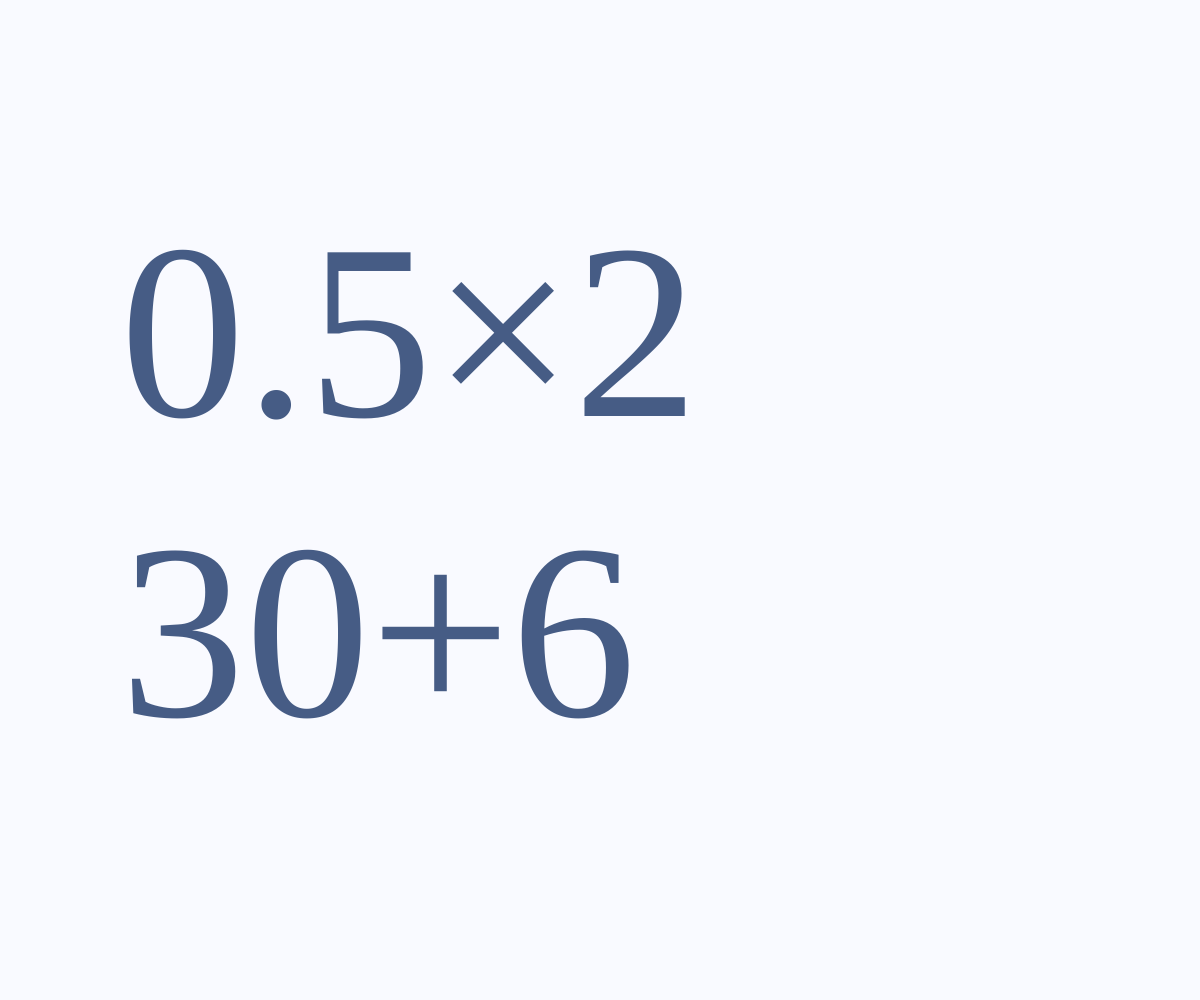
Frame 1 (no input)
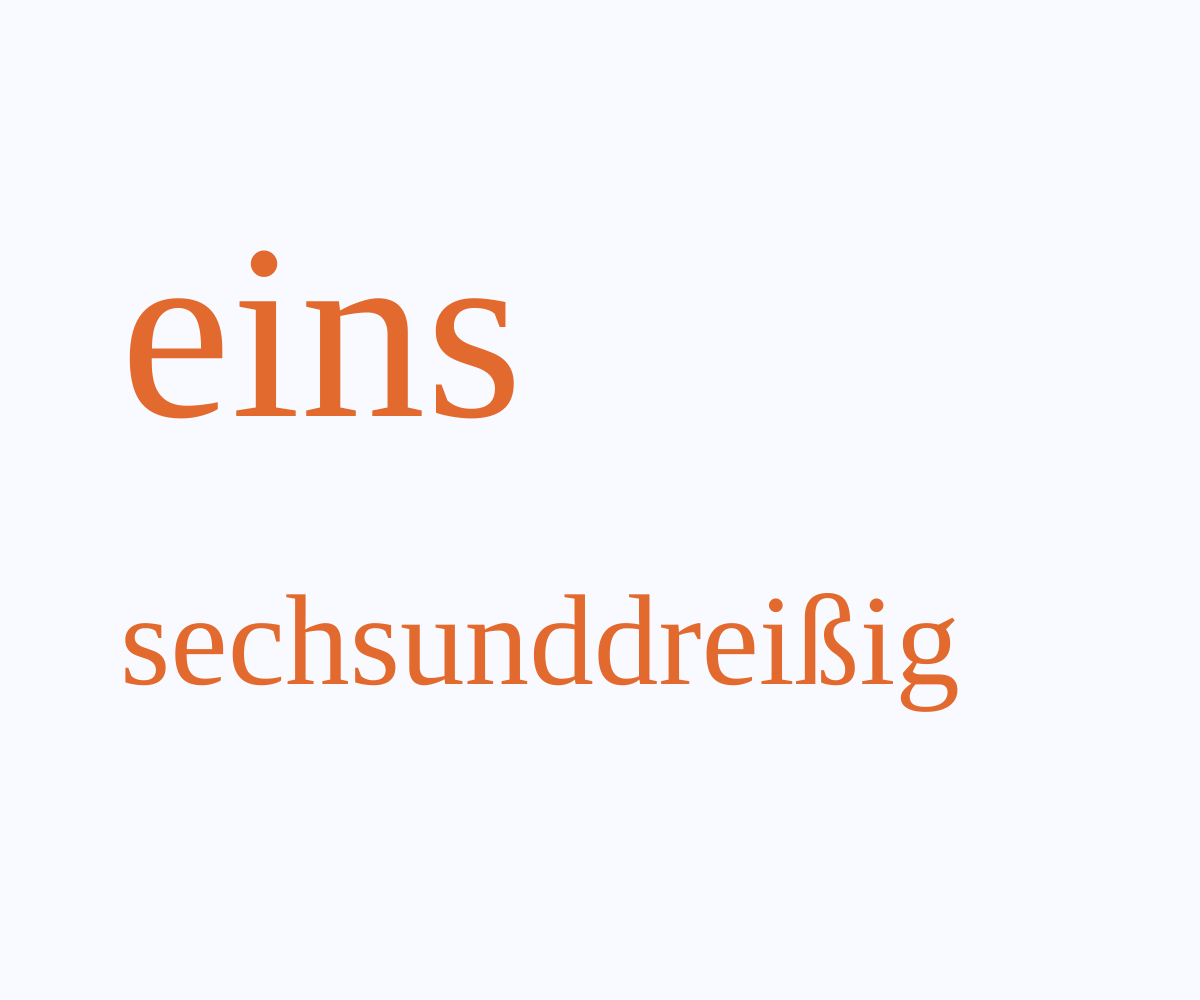
Frame 60 (no input)
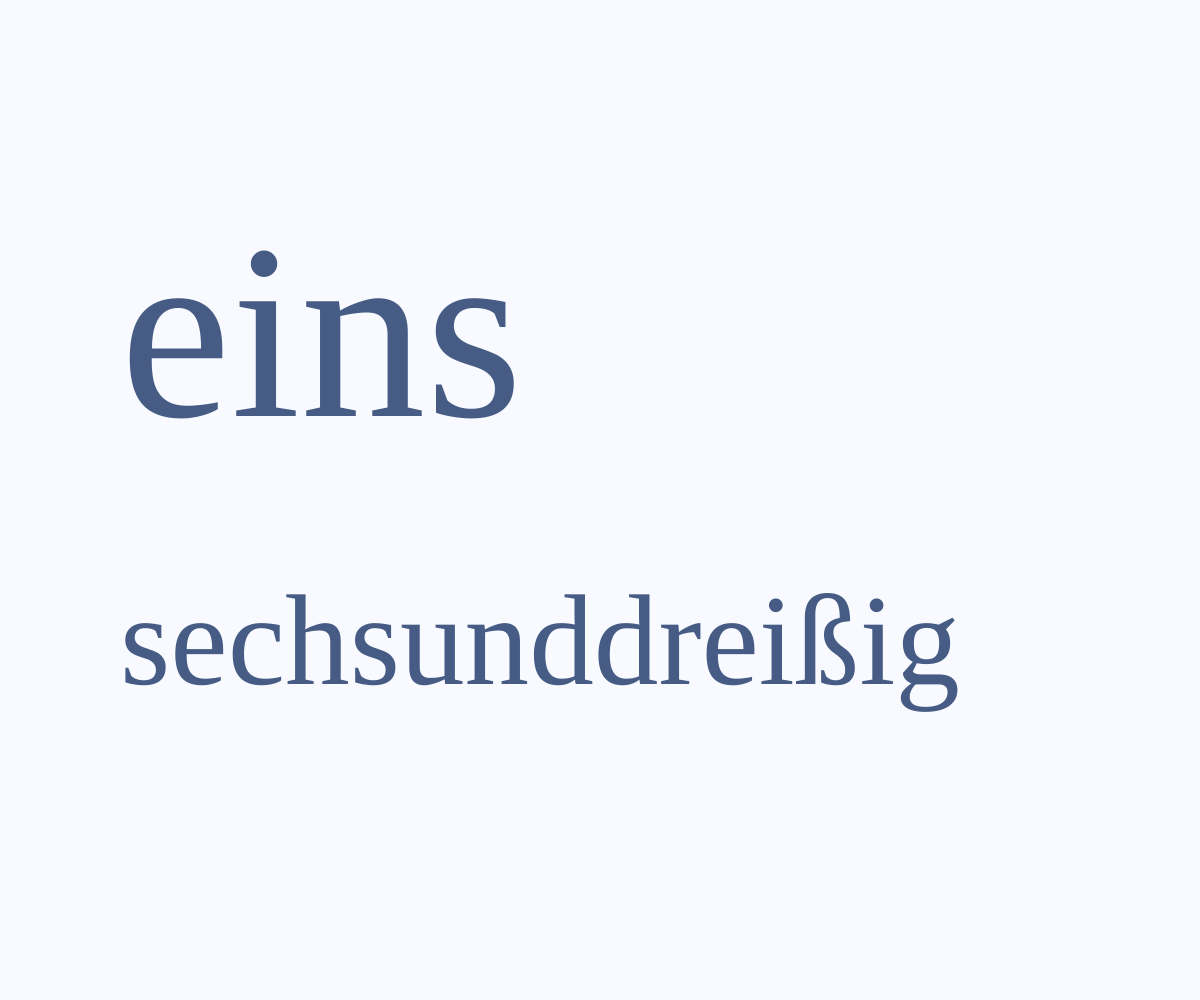
Frame 120 (the mouse pressed at the canvas centre since frame 60)

The p5.js sketch that drew these frames (run headless with seeded random() and noise() and a simulated clock; from frame 60 on, the mouse is pressed at the canvas centre):

// p5.js sketch
// ── sketch.js
//math
let mathNum = [
  ['98×0','5+3-8','4-4','(3+4)÷7-1','2+1-(1.5×2)','3875687284×0'],//0
  ['0.5×2' , '1+1-1'],//1 
  ['1×2' , '1+1'],//2
  ['1×3' , '1+2'],//3
  ['2×2' , '2+2'],//4
  ['1×5' , '2+3'],//5
  ['1×6' , '3+3'],//6
  ['3.5×2' ,'4+3'],//7
  ['2×4' , '5+3'],//8
  ['3×3' , '6+3'],//9
  ['0+10','1+9'],//10
  ['1+10','2+9'],//11 
  ['2+10','3+9'],//12
  ['10+3','4+9'],//13
  ['10+4','5+9'],//14
  ['10+5','6+9'],//15
  ['10+6','7+9'],//16
  ['10+7','8+9'],//17
  ['10+8','9+9',],//18
  ['10+9','10+9'],//19
  ['0+20','11+9'],//20
  ['1+20','12+9','42÷2'],//21  
  ['2+20','13+9'],//22
  ['20+3','14+9'],//23
  ['20+4','15+9'],//24
  ['20+5','5×5'],//25
  ['20+6','69-43'],//26
  ['20+7','3×9'],//27
  ['20+8','4×7'],//28
  ['20+9','58÷2'],//29
  ['0+30'],//30
  ['1+30'],//31 
  ['2+30'],//32
  ['30+3'],//33
  ['30+4'],//34
  ['30+5'],//35
  ['30+6'],//36
  ['30+7'],//37
  ['30+8'],//38
  ['30+9'],//39
  ['0+40'],//40
  ['1+40'],//41 
  ['2+40'],//42
  ['40+3'],//43
  ['40+4'],//44
  ['40+5'],//45
  ['40+6'],//46
  ['40+7'],//47
  ['40+8'],//48
  ['40+9'],//49
  ['0+50'],//50
  ['1+50'],//51 
  ['2+50'],//52
  ['50+3'],//53
  ['50+4'],//54
  ['50+5'],//55
  ['50+6'],//56
  ['50+7'],//57
  ['50+8'],//58
  ['50+9'],//59
];

//text
let germanNum = [
  'null','eins','zwei','drei','vier','fünf','sechs','sieben','acht','neun',
  'zehn','elf','zwölf','dreizehn','vierzehn','fünfzehn','sechzehn','siebzehn','achtzehn','neunzehn',
  'zwanzig','einundzwanzig','zweiundzwanzig','dreiundzwanzig','vierundzwanzig','fünfundzwanzig','sechsundzwanzig','siebenundzwanzig','achtundzwanzig','neunundzwanzig',
  'dreißig','einunddreißig','zweiunddreißig','dreiunddreißig','vierunddreißig','fünfunddreißig','sechsunddreißig','siebenunddreißig','achtunddreißig','neununddreißig',
  'vierzig','einundvierzig','zweiundvierzig','dreiundvierzig','vierundvierzig','fünfundvierzig','sechsundvierzig','siebenundvierzig','achtundvierzig','neunundvierzig',
  'fünfzig','einundfünfzig','zweiundfünfzig','dreiundfünfzig','vierundfünfzig','fünfundfünfzig','sechsundfünfzig','siebenundfünfzig','achtundfünfzig','neunundfünfzig'
];

function getMathNum(num){
  let r = Math.floor(random(mathNum[num].length));
  let out = {disp : mathNum[num][r] , ans : num , info : ''};
  return out;
}

function getLangNum(num){
  let out = {disp : germanNum[num] , ans : num , info : germanNum[1]};
  return out;

}

function getRandNum(num){
  let r = random();
  if(r > 0.5)return getMathNum(num);
  else return getLangNum(num);
}

//////////////////////////////////////////////////////////////////////


let colIndex = 0;
let cols;
const fps = 60;
const span = fps;

function windowResized(){
  resizeCanvas(windowWidth, windowHeight);
}

function setup() {
  pixelDensity(displayDensity());
  createCanvas(windowWidth, windowHeight);
  frameRate(fps);
  textFont('Titillium Web');

  cols = [color('#E36A2E'),color('#CF2C34'),color('#74184C'),color('#465C85')];
  updateArray();
  background("#f9faff");
}

function draw(){
  if(frameCount % span == 0){
    updateArray();
  }

  background("#f9faff");
  fill(cols[colIndex]);

  let ts = min(windowWidth,windowHeight)*0.25;
  textAlign(LEFT,CENTER);

  setTextSize(hArray.disp,ts);
  text(hArray.disp,windowWidth*0.1,windowHeight/2-ts*0.6); 
  setTextSize(mArray.disp,ts);
  text(mArray.disp,windowWidth*0.1,windowHeight/2+ts*0.6); 
}

function setTextSize(str,ts){
  textSize(ts);
  let w = 0.7*windowWidth;
  let tw = textWidth(str);
  if(tw > w){
    textSize(ts * w / tw);
  } else textSize(ts);
}

function updateArray(){
  hArray = getRandNum(hour());
  mArray = getRandNum(minute());

  colIndex += Math.ceil(random(cols.length-1));
  colIndex = colIndex%(cols.length); 
}
